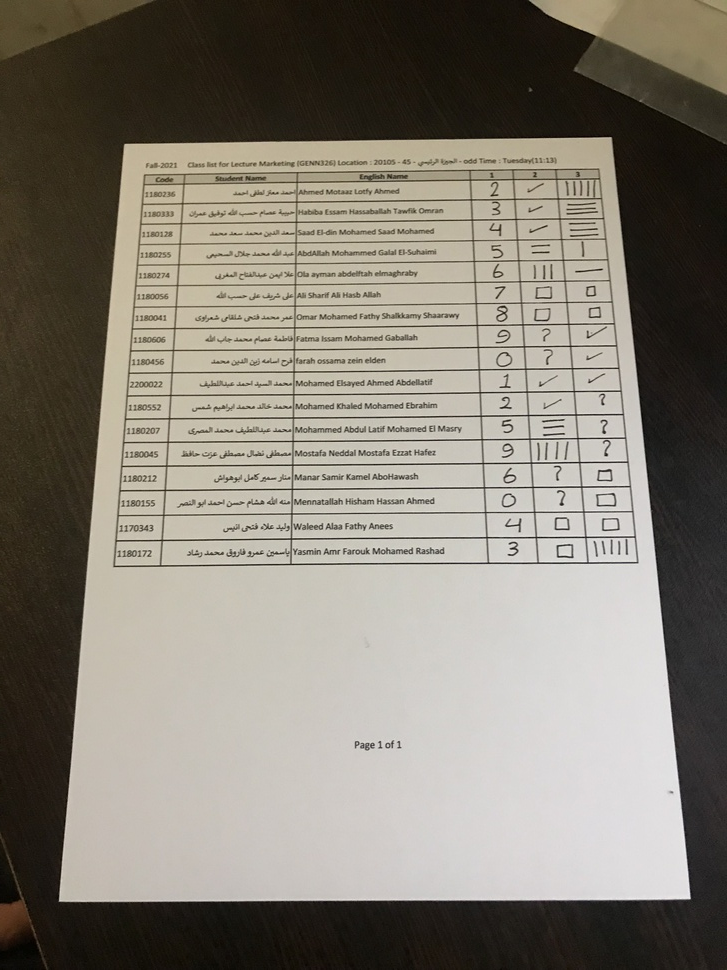
#> input picture grade sheet/Eslam/Test Real Data/6.jpg, 727 x 970 px, shrunk from 3024 x 4032 before the run, found by its file name
$ jupyter execute --allow-errors detaction.ipynb
#> lines starting #> are read from the running program, lines starting #| are printed output that depends on the picture; after the words box and inside, x2 and y2 are one past the last pixel; in counts of white or black regions, pixels touching at a corner belong together
### grade sheet/Eslam/Test Real Data/commonfunctions.py


import skimage.io as io
import matplotlib.pyplot as plt
import numpy as np
from skimage.exposure import histogram
from matplotlib.pyplot import bar
from skimage.color import rgb2gray,rgb2hsv

# Convolution:
from scipy.signal import convolve2d
from scipy import fftpack
import math

from skimage.util import random_noise
from skimage.filters import median
from skimage.feature import canny


# Edges
from skimage.filters import sobel_h, sobel, sobel_v,roberts, prewitt

# Show the figures / plots inside the notebook
def show_images(images,titles=None):
    #This function is used to show image(s) with titles by sending an array of images and an array of associated titles.
    # images[0] will be drawn with the title titles[0] if exists
    # You aren't required to understand this function, use it as-is.
    n_ims = len(images)
    if titles is None: titles = ['(%d)' % i for i in range(1,n_ims + 1)]
    fig = plt.figure()
    n = 1
    for image,title in zip(images,titles):
        a = fig.add_subplot(1,n_ims,n)
        if image.ndim == 2:
            plt.gray()
        plt.imshow(image)
        a.set_title(title)
        n += 1
    fig.set_size_inches(np.array(fig.get_size_inches()) * n_ims)
    plt.show()


# [6 lines left out: function showHist, not called in this run]

### grade sheet/Eslam/Test Real Data/detaction.ipynb
[cell 1]
import cv2
import numpy as np
import matplotlib.pyplot as plt
from scipy.ndimage import interpolation as inter
from skimage.filters import gaussian
from scipy.signal import convolve2d
from contour_sort import *
from fix_image_orientation import *
from crop_image import *
from paper_extraction import *
from commonfunctions import *
from skimage.feature import canny
from skimage.morphology import binary_erosion, binary_dilation, binary_closing,skeletonize, thin
from imutils import contours as imcnts

[cell 2]
img = cv2.imread('../../Results/Results/10/4/6.jpg')
#> img is the input picture: shape (970, 727, 3); mean B, G, R 117.3, 127.8, 133.5

[cell 3]
show_images([img], ['original'])
#> in show_images, `n_ims = len(images)`: n_ims = 1
#> the loop in show_images, `for image,title in zip(images,titles):` made 1 pass
#> (title, n) on pass 1: ('original', 2)
#> after the loop in show_images, `for image,title in zip(images,titles):`: n = 2

[cell 4]
def detact_square(img):
    ret, img = cv2.threshold(img, 127, 255, 0)
    img = cv2.cvtColor(img, cv2.COLOR_BGR2GRAY)
    img=np.invert(img)


    kernel_length = np.array(img).shape[1]//20
    verticle_kernel = cv2.getStructuringElement(cv2.MORPH_RECT, (1, kernel_length))

    hori_kernel = cv2.getStructuringElement(cv2.MORPH_RECT, (kernel_length, 1))
    verticle_lines_img = cv2.erode(img, verticle_kernel, iterations=2)
    verticle_lines_img = cv2.dilate(verticle_lines_img, verticle_kernel, iterations=5)

    lines_ver = cv2.HoughLinesP(verticle_lines_img,2,np.pi/180,30,minLineLength=5,maxLineGap=10)
    if not(lines_ver is None):
        for line  in lines_ver:
            for x1, y1, x2, y2 in line:

                 verticle_lines_img=cv2.line(verticle_lines_img,(x1,0),(x2,verticle_lines_img.shape[0]),(255,255,255),1)

    show_images([verticle_lines_img],['img_final_bin'])


    horizontal_lines_img = cv2.erode(img, hori_kernel, iterations=2)
    horizontal_lines_img = cv2.dilate(horizontal_lines_img, hori_kernel, iterations=3)


    lines_hor = cv2.HoughLinesP(horizontal_lines_img,2,np.pi/180,35,minLineLength=5,maxLineGap=10)

    if not(lines_hor is None):
        for line  in lines_hor:
            for x1, y1, x2, y2 in line:

                horizontal_lines_img=cv2.line(horizontal_lines_img,(0,y1),(horizontal_lines_img.shape[1],y2),(255,255,255),1)
    show_images([horizontal_lines_img],['img_final_bin'])
    img_final_bin=cv2.bitwise_and(verticle_lines_img, horizontal_lines_img)


    show_images([img_final_bin],['img_final_bin'])
    kernel = cv2.getStructuringElement(cv2.MORPH_RECT, (3,3))
    img_final_bin = cv2.erode(img_final_bin, kernel, iterations=1)
    img_final_bin = cv2.dilate(img_final_bin, kernel, iterations=4)
    show_images([img_final_bin],['img_final_bin'])
    cnt = cv2.findContours(img_final_bin, cv2.RETR_TREE, cv2.CHAIN_APPROX_SIMPLE)[0]
    if(len(cnt)==4):

        return ( 0)
    else:
        return (-1)

img = cv2.imread('../../Results/contours/3/3.jpg')
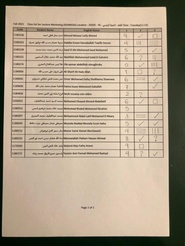
#> input picture grade sheet/Eslam/Test Real Data/3.jpg, 185 x 246 px, shrunk from 768 x 1024 before the run, found by its file name
#> img is the input picture: shape (246, 185, 3); mean B, G, R 137.4, 158.9, 174
show_images([img],['image'])
#> the loop in show_images (call 2), `for image,title in zip(images,titles):` made 1 pass
out =detact_square(img)
#> in detact_square, `lines_ver = cv2.HoughLinesP(verticle_lines_img,2,np.pi/180,30,minLineL..`: lines_ver = 54 rows, first 6: [176, 245, 176, 0], [171, 245, 171, 0], [179, 245, 179, 0], [0, 215, 3, 0], [184, 245, 184, 0], [167, 94, 167, 0]
#> the loop in detact_square, `for line  in lines_ver:` made 54 passes
#> after the loop in detact_square, `for line  in lines_ver:`:
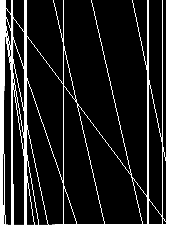
#> verticle_lines_img: shape (246, 185); min 0, max 255, mean 72.1
#> in detact_square, `lines_hor = cv2.HoughLinesP(horizontal_lines_img,2,np.pi/180,35,minLin..`: lines_hor = 57 rows, first 6: [180, 245, 180, 0], [168, 245, 168, 0], [177, 245, 177, 0], [165, 245, 165, 0], [173, 245, 173, 0], [184, 245, 184, 0]
#> the loop in detact_square, `for line  in lines_hor:` made 57 passes
#> after the loop in detact_square, `for line  in lines_hor:`:
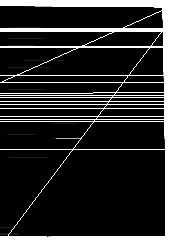
#> horizontal_lines_img: shape (246, 185); min 0, max 255, mean 63
#> in detact_square, `cnt = cv2.findContours(img_final_bin, cv2.RETR_TREE, cv2.CHAIN_APPROX_..`: cnt = 7 contours; box (x1, y1, x2, y2) and area: (0, 0, 185, 246) 7124, (0, 24, 17, 35) 152, (21, 24, 30, 35) 80, (7, 42, 17, 51) 72, (21, 42, 30, 51) 64, (21, 0, 30, 9) 64, (0, 0, 9, 9) 64
#> out = -1
print(out)
#| -1

[cell 5]
def deatact_Vertical_lines(img):
    ret, img = cv2.threshold(img, 127, 255, 0)
    img = cv2.cvtColor(img, cv2.COLOR_BGR2GRAY)
    img=np.invert(img)
    kernel_length = np.array(img).shape[1]//20
    kernel = cv2.getStructuringElement(cv2.MORPH_RECT, (2, 3))

    img = cv2.erode(img, kernel, iterations=1)
    show_images([img],['image'])
    hori_kernel = cv2.getStructuringElement(cv2.MORPH_RECT, (kernel_length, 1))
    horizontal_lines_img = cv2.erode(img, hori_kernel, iterations=2)
    horizontal_lines_img = cv2.dilate(horizontal_lines_img, hori_kernel, iterations=6)
    show_images([horizontal_lines_img],['image'])

    lines_hor = cv2.HoughLinesP(horizontal_lines_img,2,np.pi/180,40,minLineLength=5,maxLineGap=10)
    show_images([horizontal_lines_img],['image'])
    if not(lines_hor is None):
        return -1;
    contours = cv2.findContours(img, cv2.RETR_TREE, cv2.CHAIN_APPROX_SIMPLE)[0]
    if(len(contours) == 0):
        return -1
    return len(contours);
img = cv2.imread('../../Results/Results/1/4/11.jpg')
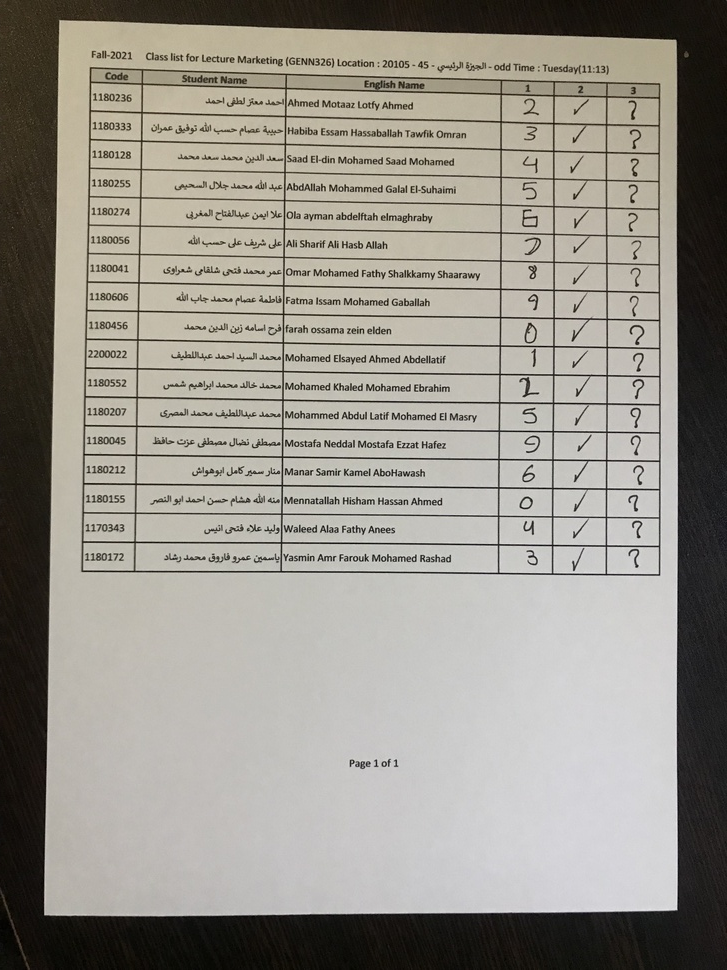
#> input picture grade sheet/Eslam/Test Real Data/11.jpg, 727 x 970 px, shrunk from 3024 x 4032 before the run, found by its file name
#> img is the input picture: shape (970, 727, 3); mean B, G, R 138.7, 147.1, 150.9
show_images([img],['image'])
out =deatact_Vertical_lines(img)
#> in deatact_Vertical_lines, `horizontal_lines_img = cv2.dilate(horizontal_lines_img, hori_kernel, i..`:
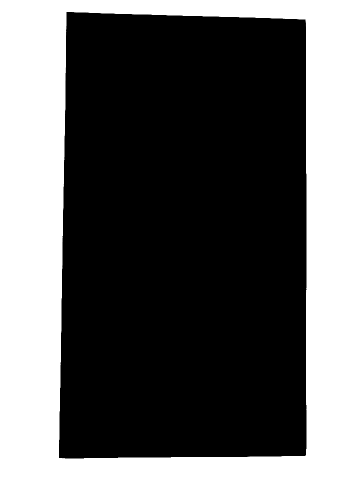
#> horizontal_lines_img: shape (970, 727) (shown at 1/2 size); min 0, max 255, mean 99.6
#> in deatact_Vertical_lines, `lines_hor = cv2.HoughLinesP(horizontal_lines_img,2,np.pi/180,40,minLin..`: lines_hor = 380 rows, first 6: [79, 969, 79, 0], [701, 969, 701, 0], [31, 969, 31, 0], [107, 969, 107, 0], [677, 969, 677, 0], [104, 969, 104, 0]
print(out)
#| -1

[cell 6]
def deatact_Horizontal_lines(img):
    ret, img = cv2.threshold(img, 127, 255, 0)
    img = cv2.cvtColor(img, cv2.COLOR_BGR2GRAY)
    img=np.invert(img)

    kernel_length = np.array(img).shape[1]//20
    kernel = cv2.getStructuringElement(cv2.MORPH_RECT, (4, 2))
    img = cv2.erode(img, kernel, iterations=2)
    verticle_kernel = cv2.getStructuringElement(cv2.MORPH_RECT, (1, kernel_length))

    verticle_lines_img = cv2.erode(img, verticle_kernel, iterations=2)
    verticle_lines_img = cv2.dilate(verticle_lines_img, verticle_kernel, iterations=6)
    lines_ver = cv2.HoughLinesP(verticle_lines_img,2,np.pi/180,40,minLineLength=10,maxLineGap=10)
    if not(lines_ver is None):
        return -1;
    contours = cv2.findContours(img, cv2.RETR_TREE, cv2.CHAIN_APPROX_SIMPLE)[0]
    number=len(contours)

    if(number == 1):
        x1, y1, w1, h1 = cv2.boundingRect(contours[0])
        if(w1> img.shape[1]//2):
            return 5-number;
        else:
            return 0;
    else:
        return 5-number;

img = cv2.imread('../../Results/Results/1/4/11.jpg')
show_images([img],['image'])
out =deatact_Horizontal_lines(img)
#> in deatact_Horizontal_lines, `lines_ver = cv2.HoughLinesP(verticle_lines_img,2,np.pi/180,40,minLineL..`: lines_ver = 555 rows, first 6: [37, 969, 37, 0], [700, 969, 700, 0], [16, 969, 16, 0], [685, 969, 685, 0], [4, 969, 4, 0], [715, 969, 715, 0]
print(out)
#| -1

[cell 7]
def deatact_Empty_cell(img):
    ret, img = cv2.threshold(img, 127, 255, 0)
    img = cv2.cvtColor(img, cv2.COLOR_BGR2GRAY)
    img=np.invert(img)


    kernel = cv2.getStructuringElement(cv2.MORPH_RECT, (3, 3))
    img = cv2.erode(img, kernel, iterations=2)

    contours = cv2.findContours(img, cv2.RETR_TREE, cv2.CHAIN_APPROX_SIMPLE)[0]
    number=len(contours)
    if(number == 0):
        return 'empty cell';
    else:
        return -1;

img = cv2.imread('../../Results/Results/2/5/11.jpg')
show_images([img],['sa'])
out =deatact_Empty_cell(img)
#> in deatact_Empty_cell, `contours = cv2.findContours(img, cv2.RETR_TREE, cv2.CHAIN_APPROX_SIMPL..`: contours = 12 contours, 10 with area under 20; largest, box (x1, y1, x2, y2) and area: (0, 0, 727, 970) 703494, (41, 17, 681, 919) 560319
#> in deatact_Empty_cell, `number=len(contours)`: number = 12
print(out)
#| -1

[cell 8]
colors=[(255,0,0)
,(0,255,0)
,(0,0,255)
,(255,255,192)
,(0,128,128)
,(255,215,0)
,(255,0,0)
,(0,255,0)
,(0,0,255)
,(0,255,0)
,(255,0,0)

,(225,255,128)
,(128,0,0)
,(128,128,0)
,(0,128,0)
,(128,0,128)

,(0,0,128)
,(255,215,0)]

[cell 9]
import pytesseract

dataframe_final=[]
img = cv2.imread('../../Results/Results/10/3/7.jpg')
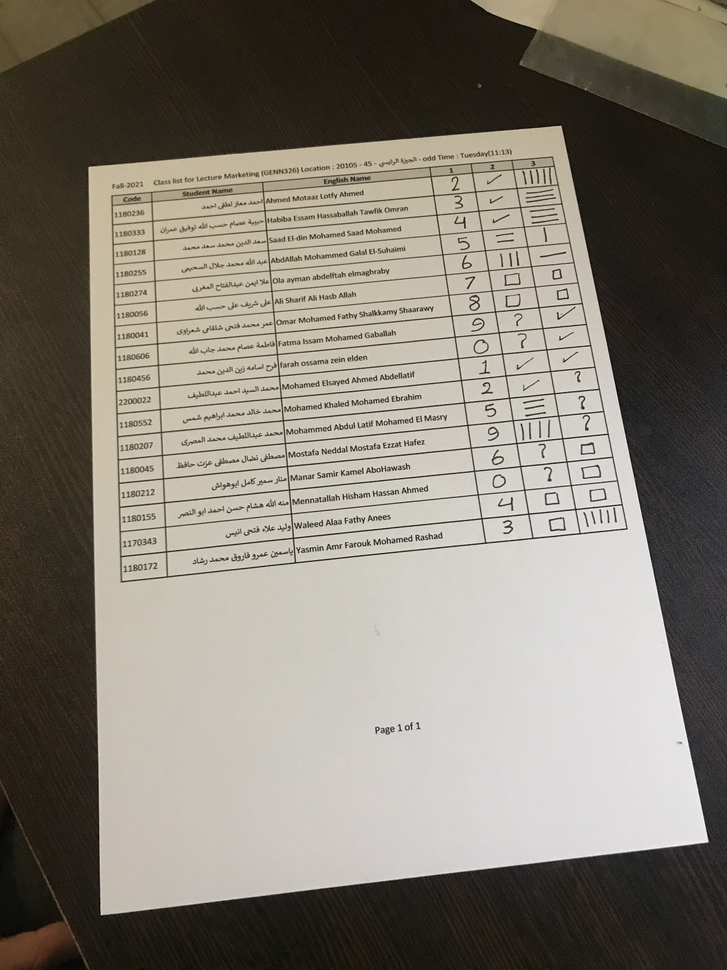
#> input picture grade sheet/Eslam/Test Real Data/7.jpg, 727 x 970 px, shrunk from 3024 x 4032 before the run, found by its file name
#> img is the input picture: shape (970, 727, 3); mean B, G, R 116.3, 126.7, 132.2
# [5 lines of commented-out code are left out]
pytesseract.pytesseract.tesseract_cmd = r'C:\Program Files\Tesseract-OCR\tesseract'
custom_config = '-c tessedit_char_whitelist=0123456789'
# out = pytesseract.image_to_string(img ,lang='eng',config='--psm 10 --oem 3 ')
ret, img = cv2.threshold(img, 127, 255, 0)
img=cv2.cvtColor(img, cv2.COLOR_BGR2RGB)
img=np.invert(img)
img=img/255
img=skeletonize(img,method='lee')
show_images([img])
#> (the rest of this cell did not finish here and is left out)

[cell 10]
# [7 lines left out: function filter_squares_from_check_mark, not called in this run]

def detect_check_mark(img):
    temp=np.zeros_like(img)
    img = cv2.cvtColor(img,cv2.COLOR_BGR2GRAY)
    img=cv2.adaptiveThreshold(img, 255, cv2.ADAPTIVE_THRESH_GAUSSIAN_C,
             cv2.THRESH_BINARY_INV, 51, 15)


    img_copy=img.copy()
    img=skeletonize(img,method='lee')

    # Filter Question Mark
    is_question_mark = cv2.HoughLinesP(img,1,np.pi/300,threshold=25,maxLineGap=15)
    if(is_question_mark is None):
        #print(f'{num} Failed With Filter Question Mark')
        return False

    # Filter Squares
    img_copy=cv2.dilate(img_copy, np.ones((5,5)), iterations=1)
    img_copy=skeletonize(img_copy,method='lee')
    if(filter_squares_from_check_mark(img) or filter_squares_from_check_mark(img_copy)):
        #print(f'{num} Failed With Filter Squares')
        return False

    lines = cv2.HoughLinesP(img,1,np.pi/300,threshold=4,maxLineGap=20)
    slopes=[]
    for index,line  in enumerate(lines):
        for x1, y1, x2, y2 in line:
            slopes.append((y2-y1)/(x2-x1))
            temp=cv2.line(temp,(x1,y1),(x2,y2),colors[index%len(colors)],1)
    slopes=np.sort(np.degrees(np.arctan(slopes)))
    ver_error=(slopes>=-90) & (slopes<=-83)
    slopes[ver_error]*=-1
    pos_ang=slopes[slopes>0]
    neg_ang=np.abs(slopes[slopes<0])
#     show_images([img], ['original'])
#     show_images([temp], ['temp'])


    # Filter Check Mark
    if(not len(pos_ang) or not len(neg_ang)):
        if(len(slopes)<2):
            #print(f'{num} Failed With Filter Check Marks')
            return False
        right_line = np.amax(slopes)
        left_line = np.amin(slopes)
        diff_ang=right_line-left_line
        return diff_ang>30 and diff_ang<100
    else:
        right_line = np.mean(neg_ang) if len(neg_ang)<=2 else np.median(neg_ang)
        left_line = np.mean(pos_ang) if len(pos_ang)<=2 else np.median(pos_ang)
        diff_ang=left_line+right_line
        return diff_ang>80 and diff_ang<150

img = cv2.imread('../../Results/contours/2/10.jpg')
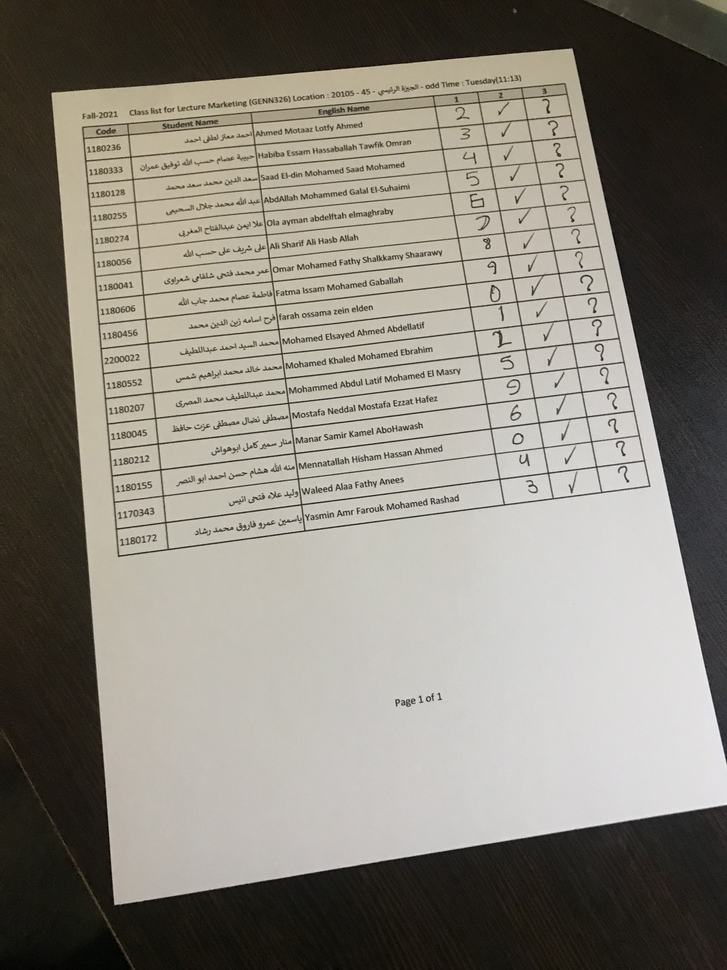
#> input picture grade sheet/Eslam/Test Real Data/10.jpg, 727 x 970 px, shrunk from 3024 x 4032 before the run, found by its file name
#> img is the input picture: shape (970, 727, 3); mean B, G, R 121.9, 131.3, 135.7
show_images([img],['sa'])
#> (the rest of this cell did not finish here and is left out)

#> in detect_check_mark, `img=skeletonize(img,method='lee')`:
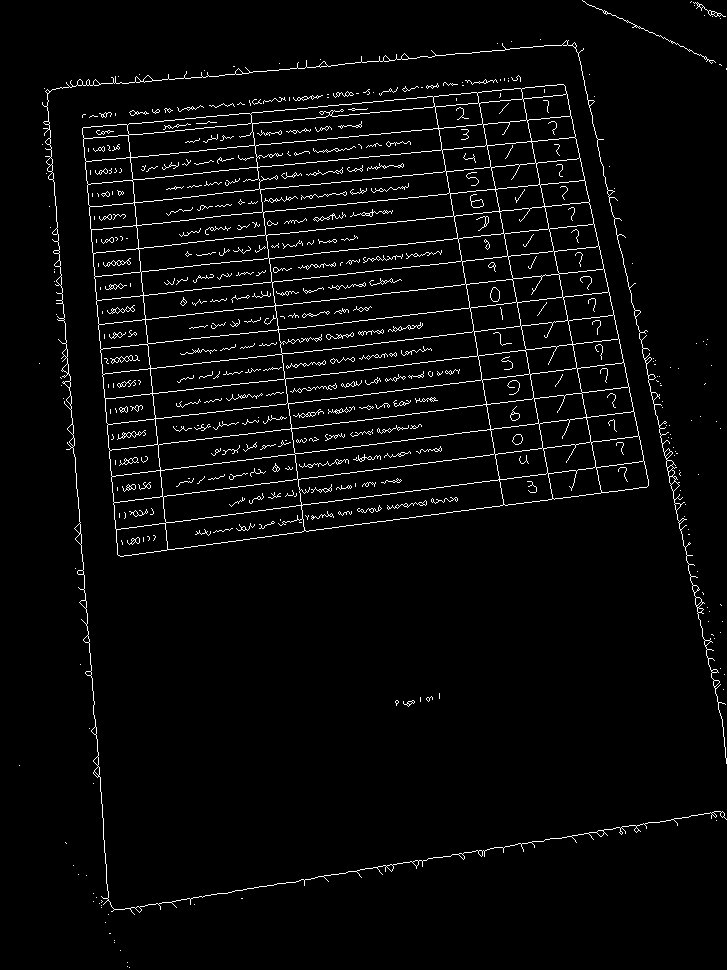
#> img: shape (970, 727) bool; 3.5% white in thin lines or dots

[cell 11]
def detect_question_mark(img):
    img = cv2.bilateralFilter(img, 20, 30, 30)

    img = cv2.cvtColor(img, cv2.COLOR_BGR2GRAY)

    img= cv2.adaptiveThreshold(img, 255, cv2.ADAPTIVE_THRESH_GAUSSIAN_C,
             cv2.THRESH_BINARY_INV, 51, 15)
    kernel = cv2.getStructuringElement(cv2.MORPH_RECT, (3, 3))
    img = cv2.erode(img, kernel, iterations=2)
    img=skeletonize(img,method='lee')

    kernel = np.ones((4,4),np.uint8)
    kernel2 = np.ones((1,1),np.uint8)
    # img = cv2.dilate(img.copy(), kernel, 5)
    # img = cv2.erode(img.copy(), kernel, 5)
    # img = cv2.medianBlur(img,5)
    rows = img.shape[0]

#     show_images([img])
    # img = 255-img
    lines_ver = cv2.HoughLinesP(img,1,np.pi/300,threshold=25,maxLineGap=15)
    circles = cv2.HoughCircles(img, cv2.HOUGH_GRADIENT, 1, rows/8,
                               param1=30, param2= 10,
                               minRadius=10, maxRadius=20)

#     print(lines_ver)
#     print(circles)
    if circles is None:
        rows+=1
    else:
        circles = np.uint16(np.around(circles))

        pap_cnts,_=cv2.findContours(img, cv2.RETR_EXTERNAL, cv2.CHAIN_APPROX_NONE)
        question_cnts,_=imcnts.sort_contours(pap_cnts,method='top-to-bottom')
#         cv2.drawContours(orig,[question_cnts[0]],-1,(0,255,0), 5)
        cnt = question_cnts[0]
        (x,y,w,h)=cv2.boundingRect(cnt)
        aspect_ratio=w/h
        peri = cv2.arcLength(cnt, True)
        if(cv2.contourArea(cnt)<1.5*peri):
            return True;

    return False;

img = cv2.imread('../../Results/Results/1/4/11.jpg')
show_images([img],['sa'])
#> (the rest of this cell did not finish here and is left out)

#> in detect_question_mark, `img=skeletonize(img,method='lee')`:
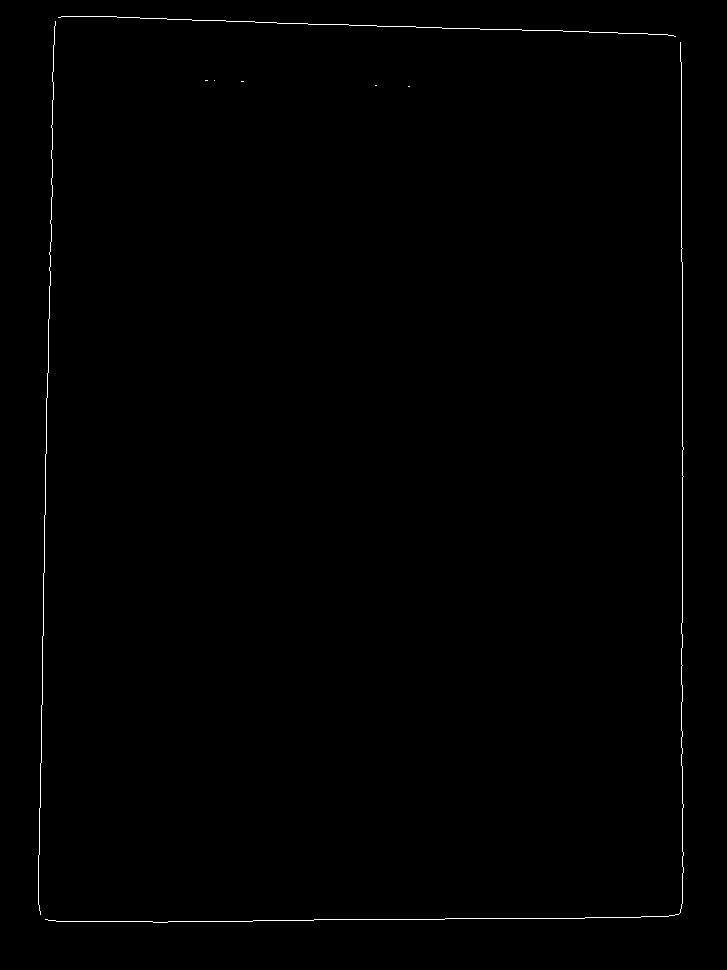
#> img: shape (970, 727) bool; 0.43% white in thin lines or dots, all inside (x1, y1, x2, y2) = (38, 16, 684, 923)
